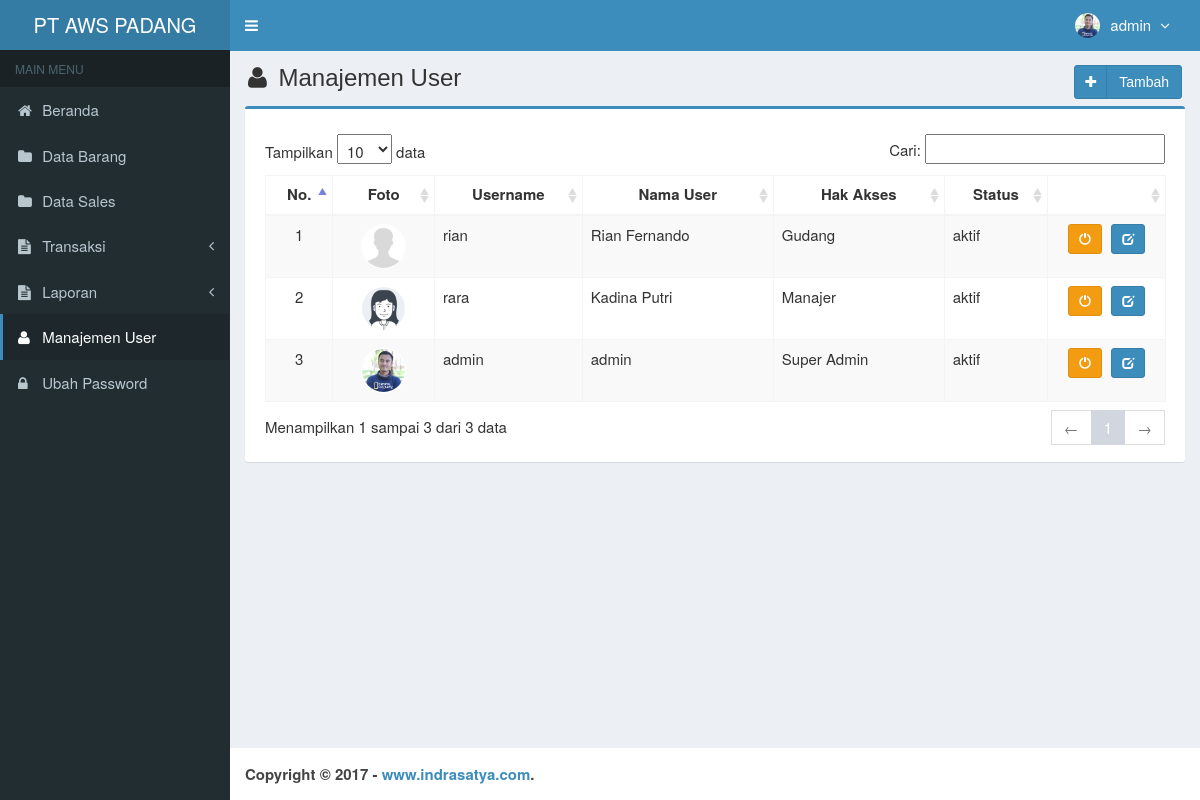
The app's page /main.php?module=user (signed in) with its own data.
### tables this page shows
CREATE TABLE `is_users` (
  `id_user` int(3) NOT NULL,
  `username` varchar(50) NOT NULL,
  `nama_user` varchar(50) NOT NULL,
  `password` varchar(50) NOT NULL,
  `email` varchar(50) DEFAULT NULL,
  `telepon` varchar(13) DEFAULT NULL,
  `foto` varchar(100) DEFAULT NULL,
  `hak_akses` enum('Super Admin','Manajer','Gudang') NOT NULL,
  `status` enum('aktif','blokir') NOT NULL DEFAULT 'aktif',
  `created_at` timestamp NOT NULL DEFAULT current_timestamp(),
  `updated_at` timestamp NOT NULL DEFAULT current_timestamp() ON UPDATE current_timestamp()
);

### modules/user/view.php (the view, shortened to what this page needs)
<section class="content-header">
  <h1>
    <i class="fa fa-user icon-title"></i> Manajemen User
    <a class="btn btn-primary btn-social pull-right" href="?module=form_user&form=add" title="Tambah Data" data-toggle="tooltip">
      <i class="fa fa-plus"></i> Tambah
    </a>
  </h1>
</section>
<section class="content">
  <div class="row">
    <div class="col-md-12">
      <div class="box box-primary">
        <div class="box-body">
          <table id="dataTables1" class="table table-bordered table-striped table-hover">
            <thead>
              <tr>
                <th class="center">No.</th>
                <th class="center">Foto</th>
                <th class="center">Username</th>
                <th class="center">Nama User</th>
                <th class="center">Hak Akses</th>
                <th class="center">Status</th>
                <th class="center"></th>
              </tr>
            </thead>
            <tbody>
              <?php
              $no = 1;
              $query = mysqli_query($mysqli, "SELECT * FROM is_users ORDER BY id_user DESC")
                or die('Ada kesalahan pada query tampil data user: ' . mysqli_error($mysqli));
              while ($data = mysqli_fetch_assoc($query)) {
                echo "<tr>
                      <td width='50' class='center'>$no</td>";
                if ($data['foto'] == "") { ?>
                  <td class='center'><img class='img-user' src='images/user/user-default.png' width='45'></td>
                <?php
                } else { ?>
                  <td class='center'><img class='img-user' src='images/user/<?php echo $data['foto']; ?>' width='45'></td>
                <?php
                }
                echo "  <td>$data[username]</td>
                      <td>$data[nama_user]</td>
                      <td>$data[hak_akses]</td>
                      <td>$data[status]</td>
                      <td class='center' width='100'>
                          <div>";
                if ($data['status'] == 'aktif') { ?>
                  <a data-toggle="tooltip" data-placement="top" title="Blokir" style="margin-right:5px" class="btn btn-warning btn-sm" href="modules/user/proses.php?act=off&id=<?php echo $data['id_user']; ?>">
                    <i style="color:#fff" class="glyphicon glyphicon-off"></i>
                  </a>
                <?php
                } else { ?>
                  <a data-toggle="tooltip" data-placement="top" title="Aktifkan" style="margin-right:5px" class="btn btn-success btn-sm" href="modules/user/proses.php?act=on&id=<?php echo $data['id_user']; ?>">
                    <i style="color:#fff" class="glyphicon glyphicon-ok"></i>
                  </a>
              <?php
                }
                echo "      <a data-toggle='tooltip' data-placement='top' title='Ubah' class='btn btn-primary btn-sm' href='?module=form_user&form=edit&id=$data[id_user]'>
                                <i style='color:#fff' class='glyphicon glyphicon-edit'></i>
                            </a>
                          </div>
                      </td>
                    </tr>";
                $no++;
              }
              ?>
            </tbody>
          </table>
        </div>
      </div>
    </div>
  </div>
</section><!-- /.content

### top-menu.php (shortened to what this page needs)
<?php
require_once "config/database.php";
$query = mysqli_query($mysqli, "SELECT id_user, nama_user, foto, hak_akses FROM is_users WHERE id_user='$_SESSION[id_user]'")
                                or die('Ada kesalahan pada query tampil Manajemen User: '.mysqli_error($mysqli));
$data = mysqli_fetch_assoc($query);
?>
<li class="dropdown user user-menu">
  <a href="#" class="dropdown-toggle" data-toggle="dropdown">
  <?php
  if ($data['foto']=="") { ?>
    <img src="images/user/user-default.png" class="user-image" alt="User Image"/>
  <?php
  }
  else { ?>
    <img src="images/user/<?php echo $data['foto']; ?>" class="user-image" alt="User Image"/>
  <?php
  }
  ?>
    <span class="hidden-xs"><?php echo $data['nama_user']; ?> <i style="margin-left:5px" class="fa fa-angle-down"></i></span>
  </a>
</li>

### assets/css/style.css (style rules this page uses)
.btn-social *:first-child { border-right: 1px solid rgba(0, 0, 0, 0.1); bottom: 0; font-size: 1em !important; left: 0; line-height: 32px !important; position: absolute; text-align: center; top: 0; width: 32px !important; }
.content-header { padding: 15px 18px 0; position: relative; }
.center { text-align:center; }
.img-user { border: 1px solid #fff; border-radius: 100%; }
.icon-title { margin-right: 5px; }
body { background-color: #fff; color: #333; font-size: 15px; line-height: 1.42857; }

### records on screen
is_users: foto (picture), nama_user "admin", username "admin", hak_akses "Super Admin", status "aktif"
is_users: username "rian", nama_user "Rian Fernando", hak_akses "Gudang", status "aktif"
is_users: foto (picture), username "rara", nama_user "Kadina Putri", hak_akses "Manajer", status "aktif"
